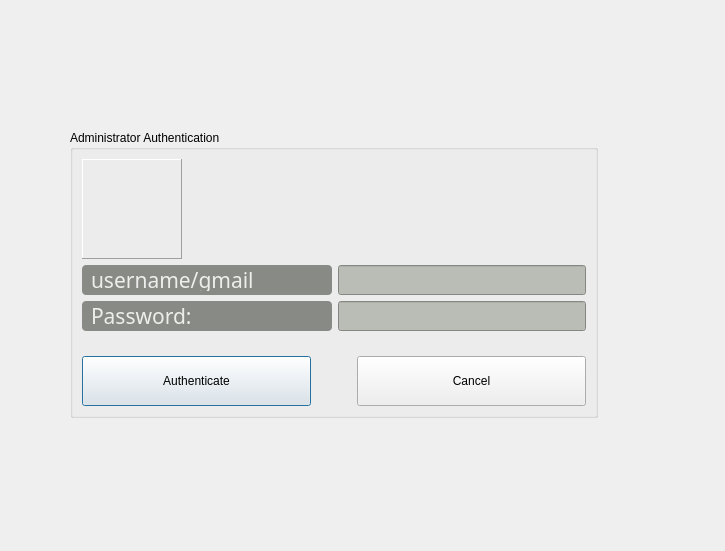
<?xml version="1.0" encoding="UTF-8"?>
<ui version="4.0">
 <class>AdminAuthentication</class>
 <widget class="QDialog" name="AdminAuthentication">
  <property name="geometry">
   <rect>
    <x>0</x>
    <y>0</y>
    <width>725</width>
    <height>551</height>
   </rect>
  </property>
  <property name="windowTitle">
   <string>Dialog</string>
  </property>
  <widget class="QGroupBox" name="groupBox">
   <property name="geometry">
    <rect>
     <x>70</x>
     <y>130</y>
     <width>528</width>
     <height>288</height>
    </rect>
   </property>
   <property name="title">
    <string>Administrator Authentication</string>
   </property>
   <layout class="QVBoxLayout" name="verticalLayout">
    <item>
     <widget class="QLabel" name="label_5">
      <property name="minimumSize">
       <size>
        <width>100</width>
        <height>100</height>
       </size>
      </property>
      <property name="maximumSize">
       <size>
        <width>100</width>
        <height>100</height>
       </size>
      </property>
      <property name="styleSheet">
       <string notr="true">border-image: url(:/resources/newIcons/Apps-user-info-icon.png);</string>
      </property>
      <property name="frameShape">
       <enum>QFrame::Panel</enum>
      </property>
      <property name="frameShadow">
       <enum>QFrame::Raised</enum>
      </property>
      <property name="text">
       <string/>
      </property>
     </widget>
    </item>
    <item>
     <layout class="QHBoxLayout" name="horizontalLayout_4">
      <item>
       <layout class="QFormLayout" name="formLayout">
        <item row="0" column="0">
         <widget class="QLabel" name="label_3">
          <property name="minimumSize">
           <size>
            <width>250</width>
            <height>30</height>
           </size>
          </property>
          <property name="maximumSize">
           <size>
            <width>16777215</width>
            <height>30</height>
           </size>
          </property>
          <property name="font">
           <font>
            <family>Waree</family>
            <pointsize>16</pointsize>
            <weight>50</weight>
            <bold>false</bold>
           </font>
          </property>
          <property name="styleSheet">
           <string notr="true">background-color: rgb(136, 138, 133);
color: rgb(238, 238, 236);
border-radius:4px;
padding:4px;</string>
          </property>
          <property name="frameShape">
           <enum>QFrame::Panel</enum>
          </property>
          <property name="frameShadow">
           <enum>QFrame::Raised</enum>
          </property>
          <property name="text">
           <string>username/gmail</string>
          </property>
         </widget>
        </item>
        <item row="0" column="1">
         <widget class="QLineEdit" name="leuserNameEmail">
          <property name="minimumSize">
           <size>
            <width>0</width>
            <height>30</height>
           </size>
          </property>
          <property name="maximumSize">
           <size>
            <width>16777215</width>
            <height>30</height>
           </size>
          </property>
          <property name="font">
           <font>
            <family>DejaVu Sans</family>
            <pointsize>16</pointsize>
            <weight>75</weight>
            <bold>true</bold>
           </font>
          </property>
          <property name="styleSheet">
           <string notr="true">background-color: rgb(186, 189, 182);
color: rgb(0, 0, 0);
</string>
          </property>
         </widget>
        </item>
        <item row="1" column="0">
         <widget class="QLabel" name="label_4">
          <property name="minimumSize">
           <size>
            <width>250</width>
            <height>30</height>
           </size>
          </property>
          <property name="maximumSize">
           <size>
            <width>16777215</width>
            <height>30</height>
           </size>
          </property>
          <property name="font">
           <font>
            <family>Waree</family>
            <pointsize>16</pointsize>
            <weight>50</weight>
            <bold>false</bold>
           </font>
          </property>
          <property name="styleSheet">
           <string notr="true">background-color: rgb(136, 138, 133);
color: rgb(238, 238, 236);
border-radius:4px;
padding:4px;</string>
          </property>
          <property name="frameShape">
           <enum>QFrame::Panel</enum>
          </property>
          <property name="frameShadow">
           <enum>QFrame::Raised</enum>
          </property>
          <property name="text">
           <string>Password:</string>
          </property>
         </widget>
        </item>
        <item row="1" column="1">
         <widget class="QLineEdit" name="lePassword">
          <property name="minimumSize">
           <size>
            <width>0</width>
            <height>30</height>
           </size>
          </property>
          <property name="maximumSize">
           <size>
            <width>16777215</width>
            <height>30</height>
           </size>
          </property>
          <property name="font">
           <font>
            <family>DejaVu Sans</family>
            <pointsize>16</pointsize>
            <weight>75</weight>
            <bold>true</bold>
           </font>
          </property>
          <property name="styleSheet">
           <string notr="true">background-color: rgb(186, 189, 182);
color: rgb(0, 0, 0);
</string>
          </property>
         </widget>
        </item>
       </layout>
      </item>
     </layout>
    </item>
    <item>
     <layout class="QHBoxLayout" name="horizontalLayout">
      <item>
       <widget class="QPushButton" name="btnAuthenticate">
        <property name="minimumSize">
         <size>
          <width>0</width>
          <height>50</height>
         </size>
        </property>
        <property name="text">
         <string>Authenticate</string>
        </property>
        <property name="icon">
         <iconset resource="resources.qrc">
          <normaloff>:/resources/newIcons/check-icon.png</normaloff>:/resources/newIcons/check-icon.png</iconset>
        </property>
        <property name="iconSize">
         <size>
          <width>32</width>
          <height>32</height>
         </size>
        </property>
       </widget>
      </item>
      <item>
       <spacer name="horizontalSpacer">
        <property name="orientation">
         <enum>Qt::Horizontal</enum>
        </property>
        <property name="sizeType">
         <enum>QSizePolicy::Fixed</enum>
        </property>
        <property name="sizeHint" stdset="0">
         <size>
          <width>40</width>
          <height>20</height>
         </size>
        </property>
       </spacer>
      </item>
      <item>
       <widget class="QPushButton" name="btnCancel">
        <property name="minimumSize">
         <size>
          <width>0</width>
          <height>50</height>
         </size>
        </property>
        <property name="text">
         <string>Cancel</string>
        </property>
        <property name="icon">
         <iconset resource="resources.qrc">
          <normaloff>:/resources/newIcons/missed-calls-icon.png</normaloff>:/resources/newIcons/missed-calls-icon.png</iconset>
        </property>
        <property name="iconSize">
         <size>
          <width>32</width>
          <height>32</height>
         </size>
        </property>
       </widget>
      </item>
     </layout>
    </item>
   </layout>
  </widget>
  <widget class="QLabel" name="label_2">
   <property name="geometry">
    <rect>
     <x>-70</x>
     <y>0</y>
     <width>781</width>
     <height>521</height>
    </rect>
   </property>
   <property name="styleSheet">
    <string notr="true">border-image: url(:/resources/background/picklit.jpg);</string>
   </property>
   <property name="text">
    <string/>
   </property>
  </widget>
  <widget class="QLabel" name="label">
   <property name="geometry">
    <rect>
     <x>20</x>
     <y>40</y>
     <width>101</width>
     <height>101</height>
    </rect>
   </property>
   <property name="styleSheet">
    <string notr="true">border-image: url(:/resources/icons/Logo2.png);</string>
   </property>
   <property name="text">
    <string/>
   </property>
  </widget>
  <zorder>label_2</zorder>
  <zorder>groupBox</zorder>
  <zorder>label</zorder>
 </widget>
 <resources>
  <include location="resources.qrc"/>
 </resources>
 <connections/>
</ui>
